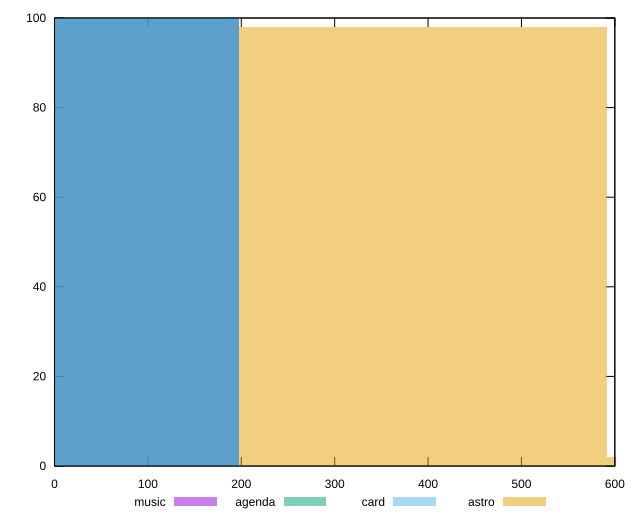

Here is the gnuplot script that generated this plot:
reset

$music <<EOF
0 100
EOF

$agenda <<EOF
0 100
EOF

$card <<EOF
0 100
EOF

$astro <<EOF
788.4062961921816 2
394.2031480960908 98
EOF

set key outside below
set boxwidth 394.2031480960908
set xrange [0:600]
set yrange [0:100]
set trange [0:100]
set style fill transparent solid 0.5 noborder
set terminal svg size 640, 520 enhanced background rgb 'white'
set output "reports/report_00031_2021-02-24T23-18-18.084Z/unused-css-rules/comparison/histogram/all_raw.svg"

plot $music title "music" with boxes, \
     $agenda title "agenda" with boxes, \
     $card title "card" with boxes, \
     $astro title "astro" with boxes

reset
